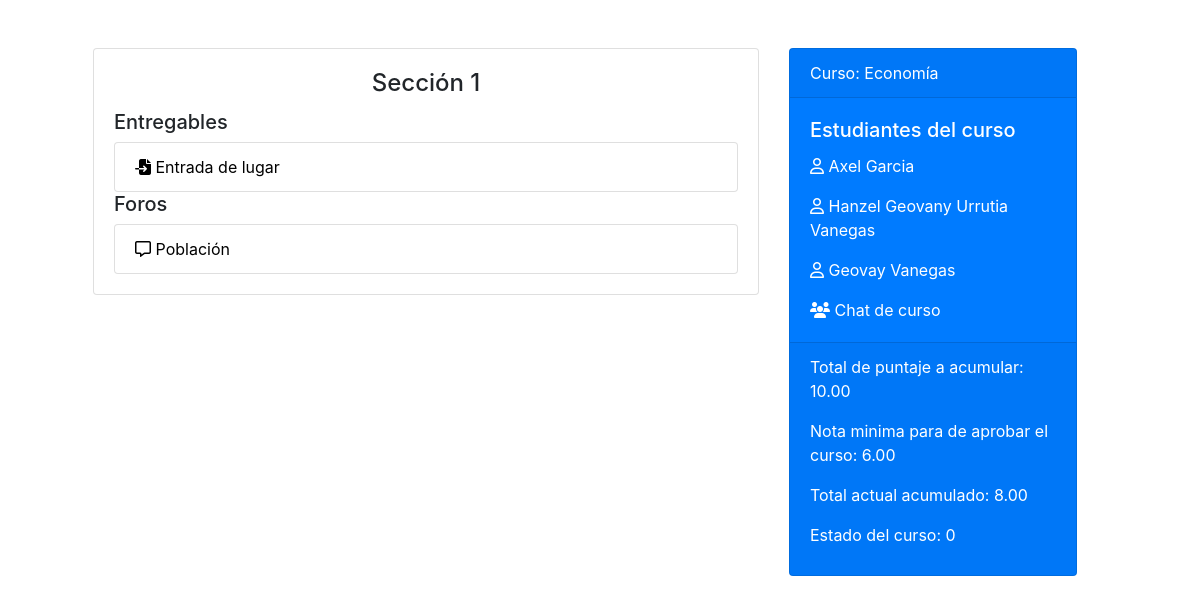
Page /curso/18 on the earlier database version.
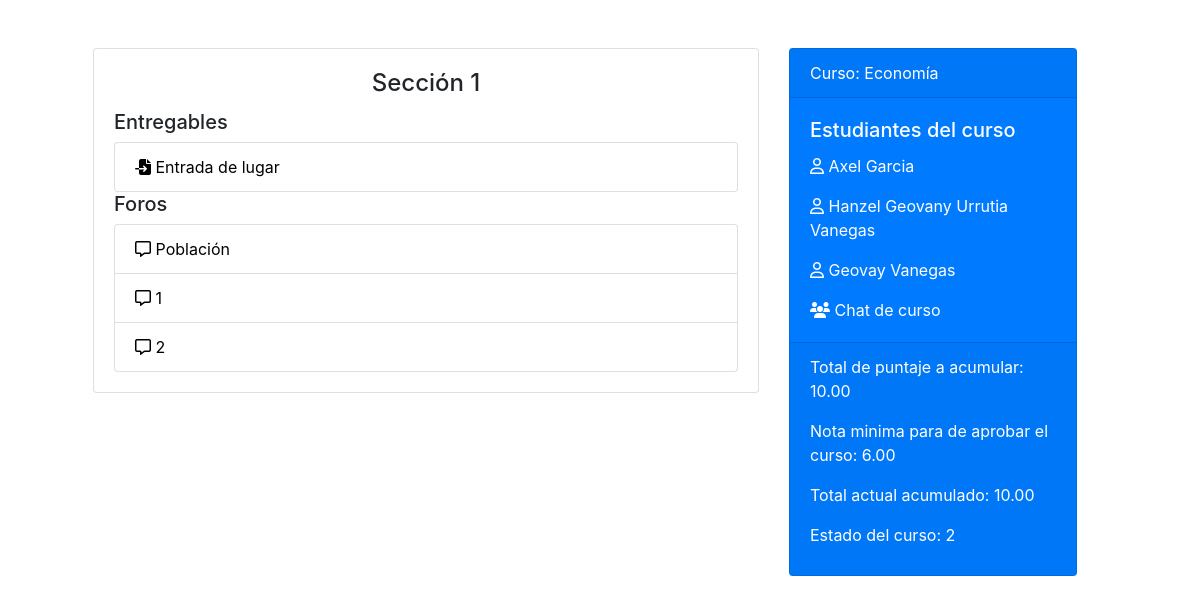
Same page on the later database version.
### PortAll50/models.py (models this page shows, shortened)
class Seccion(models.Model):
    nombre = models.CharField(max_length=60)
    curso = models.ForeignKey(Curso, on_delete=CASCADE, related_name="seccion_curso")
    class Meta:
        verbose_name_plural = "Seccion"

class Entregable(models.Model):
    nombre_entregable = models.CharField(max_length=30)
    archivo = models.FileField(upload_to='entregables/', blank=True) #ver video axel
    comentario = models.CharField(max_length=100)
    tiempo_disp_hasta = models.DateTimeField(null=True)
    ESTADO_ENTREGA = [("1", "Mostrar"), ("2", "Recibida")]
    estado_entrega = models.CharField(choices=ESTADO_ENTREGA, max_length=1, default="1")
    seccion = models.ForeignKey(Seccion, on_delete=CASCADE, related_name="seccion_entregable")
    nota = models.DecimalField(decimal_places=2, max_digits=5, null=True)
    class Meta:
        verbose_name_plural = "Entregable"

class Foro(models.Model):
    nombre_foro = models.CharField(max_length=60)
    asignacion_foro = models.CharField(max_length=300)
    fecha_vencimiento = models.DateTimeField() #investigar
    nota = models.DecimalField(decimal_places=2, max_digits=5, null=True)
    seccion = models.ForeignKey(Seccion, on_delete=CASCADE, related_name="seccion_foro")
    class Meta:
        verbose_name_plural = "Foro"

class Curso(models.Model):
    nombre_curso = models.CharField(max_length=60)
    cuentas = models.ManyToManyField(User, related_name="cursos_inscritos", null=True) #identifica participantes
    propietario = models.ForeignKey(User, on_delete=CASCADE, related_name="cursos_creados")
    imagen = models.ImageField(upload_to='cursos/', null = True) #investigar upload_to
    ESTADO_CURSO = [("0", "Preparando"), ("1", "Activo"), ("2", "Finalizo")]
    estado_curso = models.CharField(choices=ESTADO_CURSO, max_length=1, default="0")
    cantidad_minima = models.DecimalField(decimal_places=2, max_digits=5, null=True)
    total_acumular = models.DecimalField(decimal_places=2, max_digits=5, null=True)
    actual_acumulado = models.DecimalField(decimal_places=2, max_digits=5, default=0)
    class Meta:
        verbose_name_plural = "Curso"

### PortAll50/views.py (the view)
# urls.py: path("curso/<int:id_curso>", views.curso, name="curso"),
def curso(request, id_curso):
    curso = Curso.objects.get(id=id_curso)
    context = {
        "curso": curso
    }
    return render(request, "PortAll50/curso.html", context)

### PortAll50/templates/portall50/curso.html (shortened to what this page needs)
{% extends 'base.html' %}
{% load bootstrap4 %}
{% load static %}
{% block main %}
    <div class="container">
        <div class="row">
            <div class="col-lg-8">
                <div class="card">
                    {% for seccion in curso.seccion_curso.all %}
                        <div class="card-body">
                            <h4 class="card-title text-center">{{seccion.nombre}}</h4>
                            {% if seccion.seccion_entregable.all %}
                            <h5>Entregables</h5>
                                <ul class="list-group">
                                    {% for entregable in seccion.seccion_entregable.all %}
                                        <li class="list-group-item"><a href="{% url 'entregable' entregable.id %}"><i class="fas fa-file-import"></i> {{entregable.nombre_entregable}}</a></li>
                                    {% endfor %}
                                </ul>
                            {% endif %}
                            {% if seccion.seccion_foro.all %}
                                <h5>Foros</h5>
                                <ul class="list-group">
                                    {% for foro in seccion.seccion_foro.all %}
                                        <li class="list-group-item"><a href="{% url 'foro' foro.id %}"><i class="far fa-comment-alt"></i> {{foro.nombre_foro}}</a></li>
                                    {% endfor %}
                                </ul>
                            {% endif %}
                        </div>
                    {% endfor %}
                </div>
            </div>
            <div class="col-lg-4">
                <div class="card text-white bg-primary mb-3" style="max-width: 18rem;">
                    <div class="card-header">Curso: {{curso.nombre_curso}}</div>
                    <div class="card-body">
                        <h5 class="card-title">Estudiantes del curso</h5>
                        {% for participante in curso.cuentas.all %}
                            <p class="card-text"><a href="{% url 'mensaje' participante.id %}"><i class="far fa-user"></i> {{participante.first_name}} {{participante.last_name}}</a></p>
                       {% endfor %}
                       <p class="card-text"><a href="{% url 'chatCurso' curso.id %}"><i class="fas fa-users"></i> Chat de curso</a></p>
                    </div>
                    <div class="card-footer">
                        <p>Total de puntaje a acumular: {{curso.total_acumular}}</p>
                        <p>Nota minima para de aprobar el curso: {{curso.cantidad_minima}}</p>
                        <p>Total actual acumulado: {{curso.actual_acumulado}}</p>
                        <p>Estado del curso: {{curso.estado_curso}}</p>
                    </div>
                </div>
            </div>
        </div>
    </div>
{% endblock %}

Differences in the rows shown:
added Foro: nombre_foro "1"
added Foro: nombre_foro "2"
changed Curso "Economía": actual_acumulado "8.00" → "10.00"; estado_curso "0" → "2"
